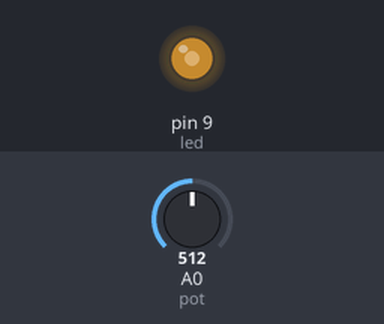
Bench run of a sketch on a simulated Arduino Uno, built with avr-gcc and run on an emulated ATmega328P. Shown: output pins drawn as LEDs (lit = HIGH). The inputs (shaded band) are chosen by the test bench; at power-on: A0 (pot) = 512.

Above: at 1.2 s.
1.3 s: A0 (pot) set to 716
At 2.5 s:
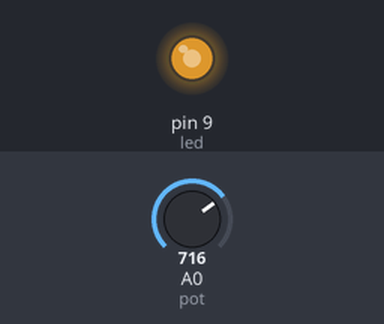
2.8 s: A0 (pot) set to 900
At 3.8 s:
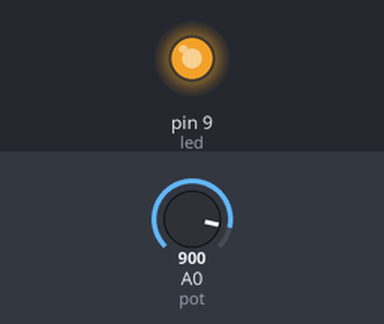
4.3 s: A0 (pot) set to 122
At 4.9 s:
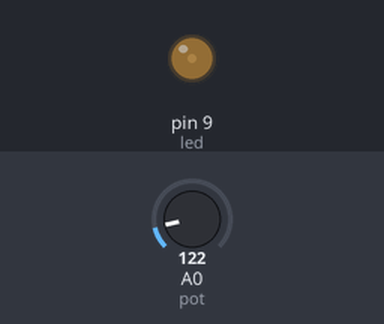
5.8 s: A0 (pot) set to 0
At 6.1 s:
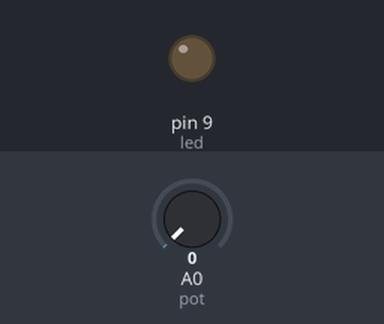
Timing chart, 0 to 8.3 s (numbered marks = the images above; inputs shaded):
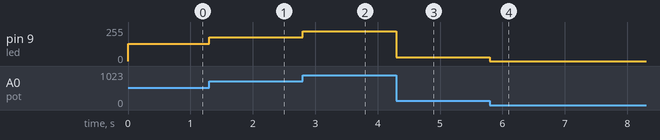

Measured:
- after the input at 1.3 s, pin 9 (led): 128/255 → 179/255 at once
- after the input at 2.8 s, pin 9 (led): 179/255 → 225/255 at once
- after the input at 4.3 s, pin 9 (led): 225/255 → 30/255 at once
- after the input at 5.8 s, pin 9 (led): 30/255 → 0/255 at once

The sketch:

Regulador_de_intensidad_de_luz_con_pot.ino
```cpp
#define pot A0 //Pin del Pot.
#define led 9//Pin del led.
int dato;

void setup()
{
  pinMode(led, OUTPUT); //Configurado el pin especificado para que se comporte como salida.
  pinMode(pot, INPUT);  //Configurado el pin especificado para que se comporte como entrada.
}

void loop()
{
dato = analogRead(pot); //Lee la entrada analógica del pot.
dato = dato/4; //Se divide para obetener un número entre 0 y 255.
analogWrite(led, dato);//Enviar el valor del dato al led.
}
```
